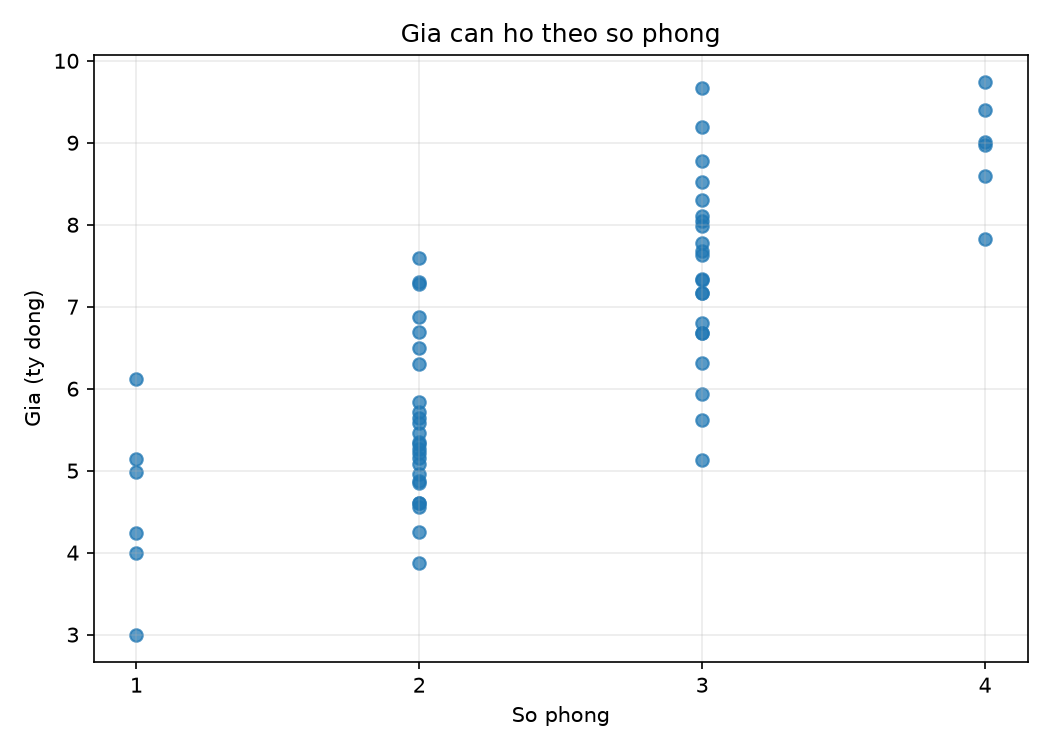

Write Python code to recreate this figure.
# -*- coding: utf-8 -*-
"""Bài tập 2: vẽ giá căn hộ theo số phòng."""

import matplotlib.pyplot as plt
import pandas as pd

df = pd.read_csv("data/gia_nha.csv")

plt.figure(figsize=(7, 5))
plt.scatter(df["so_phong"], df["gia"], alpha=0.75)
plt.xlabel("So phong")
plt.ylabel("Gia (ty dong)")
plt.title("Gia can ho theo so phong")
plt.xticks(sorted(df["so_phong"].unique()))
plt.grid(alpha=0.25)
plt.tight_layout()
plt.savefig("baitap01/bai2.png", dpi=150)
plt.show()

print("Nhan xet: Can ho co nhieu phong hon nhin chung co gia cao hon.")
